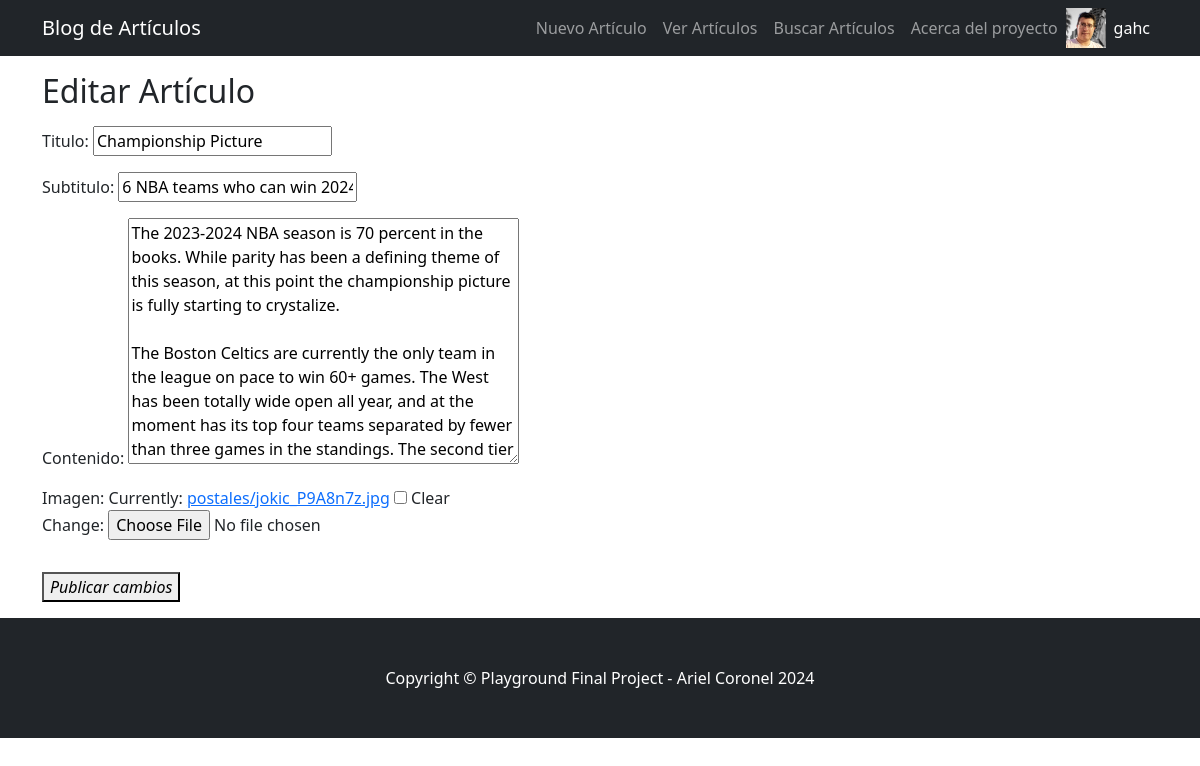
/ArtDetail/9/ArtEdit (signed in), run on an earlier commit of the app's database.
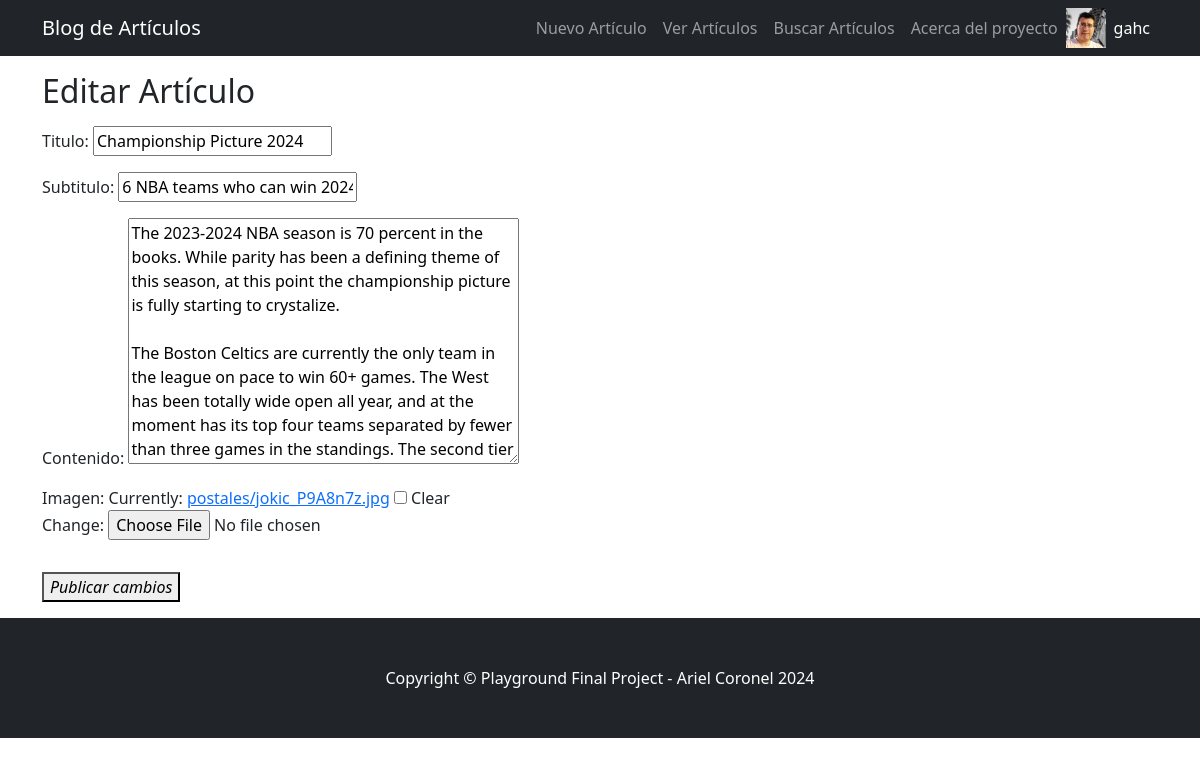
And on a later commit of the database.
### Home/models.py (models this page shows, shortened)
class Articulo(models.Model):
    titulo         = models.CharField(max_length=255)
    subtitulo      = models.CharField(max_length=255)
    contenido      = models.TextField(null=True)
    autor          = models.ForeignKey(User, on_delete=models.CASCADE)
    fecha_creacion = models.DateField(auto_now_add=True, auto_now=False)
    imagen         = models.ImageField(upload_to='postales', null=True, blank=True)

### Home/views.py (the view)
# urls.py: path('ArtDetail/<pk>/ArtEdit', views.ArtUpdateView.as_view(), name="ArtEdit"),
class ArtUpdateView(LoginRequiredMixin, UpdateView):
    model = models.Articulo
    template_name = "Home/art_edit.html"
    success_url = reverse_lazy('ArtList')
    fields = ['titulo', 'subtitulo', 'contenido', 'imagen']

### Home/templates/Home/art_edit.html (shortened to what this page needs)
{% extends 'Home/base_home.html' %}
{% block    block_01 %}
    {% if request.user.is_authenticated and articulo.autor == request.user %}
    <div class="container">
        <div class="row">
            <div class="col-lg-8">
            <h2>Editar Artículo</h2>
            <form action="" method="POST" enctype="multipart/form-data">
                <table >
                    {{form.as_p}}
                </table>
                <button class="submit btn-outline-primary fst-italic"></i> Publicar cambios</button>
            </form>
            </div>
        </div>
    </div>
    {% endif%}
{% endblock block_01 %}

What changed in the data, as far as the page shows it:
changed Articulo: titulo "Championship Picture" → "Championship Picture 2024"
